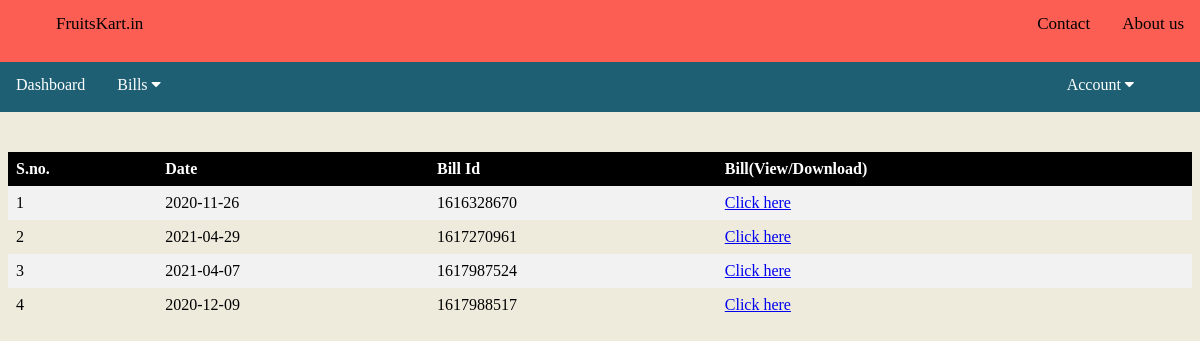
/vib.php (signed in), run on the app's committed database.
### tables this page shows
CREATE TABLE IF NOT EXISTS `sales_product` (
  `id` int(50) NOT NULL AUTO_INCREMENT,
  `Bill_id` int(255) NOT NULL,
  `build_date` date NOT NULL,
  `product_id` int(50) NOT NULL,
  `quantity` int(20) NOT NULL,
  `mobile` int(11) NOT NULL,
  PRIMARY KEY (`id`)
);

### vib.php (the view, shortened to what this page needs)
<?php
include("db.php");
?>
<!DOCTYPE html>
<html>
<html lang="en" dir="ltr">
  <head>
    <link rel="stylesheet" href="styles.css"/>
    <link rel="stylesheet" href="https://cdnjs.cloudflare.com/ajax/libs/font-awesome/4.7.0/css/font-awesome.min.css">
  </head>
  <body>
          <div class="topnav">
            <a class="active" style="color:black" href="#name">FruitsKart.in</a>
            <a class="rght" href="#ab">About us</a>
            <a class="rght" href="#contact">Contact</a>
          </div>
<br><br><br>
<div class="navbar1">
  <a href="Dashboard.php">Dashboard</a>
  <div class="dropdown">
    <button class="dropbtn">Bills
      <i class="fa fa-caret-down"></i>
    </button>
  </div>
  <div class="ff">
  <div class="dropdown">
    <button class="dropbtn"> Account
      <i class="fa fa-caret-down"></i>
    </button>
  </div>
</div>
</div>
<?php
$e = $_SESSION['email'];
$r = mysqli_query($con, "SELECT * From users where email = '$e'");
while($d = mysqli_fetch_array($r))
{
  $us = $d['id'];
}
$query    = "SELECT * FROM `sales_product` WHERE mobile='$us'";
$resu = mysqli_query($con, $query) or die(mysql_error());
$rows = mysqli_num_rows($resu);
if ($rows == 0) {
  echo " <br><br><br><div style='border-radius: 20px; background-color: #ffffff ' class='form'>
        <h3>You have no pending bills !</h3><br/>
        </div>";
}
else{
 ?>
<br><br><br><br><br>
<table>
  <th>S.no.</th>
  <th>Date</th>
  <th>Bill Id</th>
  <th>Bill(View/Download)</th>
<?php
$emp = $_SESSION['email'];
$rk = mysqli_query($con, "SELECT * From users where email = '$emp'");
while($dt = mysqli_fetch_array($rk))
{
  $usr = $dt['id'];
}
     $S = 1;
     $ino = 0;
     $records = mysqli_query($con, "SELECT * From sales_product where mobile = '$usr'");
     while($data = mysqli_fetch_array($records))
     {
       $billid = $data['Bill_id'];
       if($ino != $billid){
         $ino = $billid;
         $dt = $data['build_date'];
         echo "<tr>";
         echo "  <td>$S</td><td>$dt</td><td>$ino</td><td><a href='curbill1.php?xyz=$ino'>Click here</a></td>";
         echo "</tr>";
         $S += 1;
     }}}
 ?>
</table>
    </body>
    </html>

### vib.php (style rules this page uses)
.navbar1 { position:absolute; z-index:99999; width: 100%; left: 0; height: 50px; background-color: #1e5f74; }
.navbar1 a { float: left; font-size: 16px; color: white; text-align: center; padding: 14px 16px; text-decoration: none; }
.ff { margin-right: 50px; float: right; }
.dropdown { float: left; }
.dropdown .dropbtn { font-size: 16px; border: none; outline: none; color: white; padding: 14px 16px; background-color: inherit; font-family: inherit; margin: 0; }
body { background-color: #eeebdd; }
.topnav { position:absolute; z-index:99999; height: 65px; position: fixed; background-color: #fd5e53; overflow: hidden; width: 100%; top: 0; left: 0; }
.active { float: left; color: black; text-align: center; padding: 14px 56px; text-decoration: none; font-size: 17px; }
.topnav a.active { background-color: transparent; color: white; }
.rght { float: right; color: black; text-align: center; padding: 14px 16px; text-decoration: none; font-size: 17px; }
table { border-collapse: collapse; width: 100%; }
th, td { text-align: left; padding: 8px; }
tr:nth-child(even) { background-color: #f2f2f2 }
th { background-color: black; color: white; }

### data on the page
sales_product: build_date "2020-11-26", Bill "1616328670"
sales_product: build_date "2021-04-29", Bill "1617270961"
sales_product: build_date "2021-04-07", Bill "1617987524"
sales_product: build_date "2020-12-09", Bill "1617988517"
